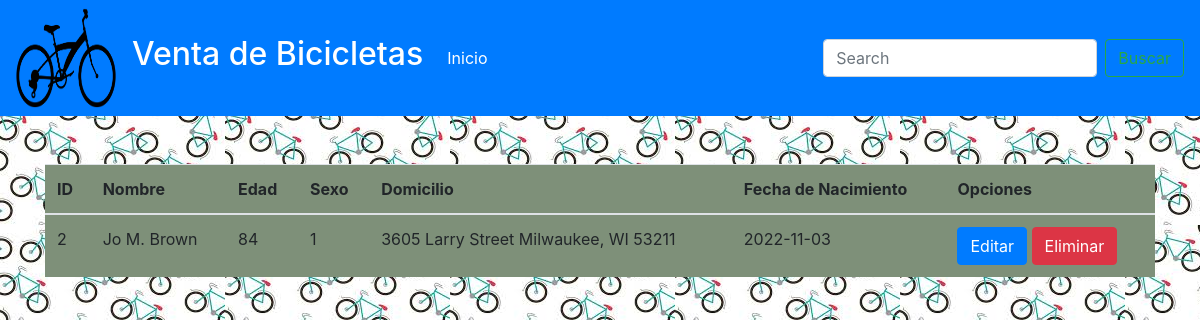
The page /bici/bici/PracticaWebDatos/resultadoBusqueda.php?termino=Jo M. Brown on the database its author committed.
### tables this page shows
CREATE TABLE `cliente` (
  `id` int(11) NOT NULL,
  `nombre` varchar(100) NOT NULL,
  `edad` int(11) NOT NULL,
  `sexo` bit(1) NOT NULL,
  `domicilio` varchar(100) NOT NULL,
  `fecha_nacimiento` date NOT NULL
);

### bici/bici/PracticaWebDatos/resultadoBusqueda.php (the view, shortened to what this page needs)
<!DOCTYPE html>
<html lang="en">
<head>
    <link rel="stylesheet" href="css/bootstrap.css">
</head>
<body  background="imagenes/fondo.jpg">
    <?php
        include 'conexion.php';
        include 'menu.php';
    ?>
        <div class="container">
        <div class="row">
        <div class="col-12">
    <?php
        if($_GET["termino"] == ""){
    ?>
        <br>
        <div class="alert alert-danger">No existen registros con ese término de búsqueda</div><br><br>
        <a href="consultarDatos.php">Regresar</a>
    <?php } else {
        $sql = "SELECT * from cliente WHERE nombre LIKE '%" . $_GET["termino"] . "%'";
        $usuarios = $conexion->query($sql);
        if($usuarios->num_rows == 0) {
            echo "<br><div class='alert alert-danger'>No existen registros con ese término de búsqueda</div><br><br>";
        } else {
    ?>
    <br><br>
        <table class="table table-hover">
            <thead>
                <th>ID</th>
                <th>Nombre</th>
                <th>Edad</th>
                <th>Sexo</th>
                <th>Domicilio</th>
                <th>Fecha de Nacimiento</th>
                <th>Opciones</th>
            </thead>
            <tbody>
                <?php while($row = $usuarios->fetch_assoc()) { ?>
                    <tr>
                        <td><?php echo $row["id"]; ?></td>
                        <td><?php echo $row["nombre"]; ?></td>
                        <td><?php echo $row["edad"]; ?></td>
                        <td><?php echo $row["sexo"]; ?></td>
                        <td><?php echo $row["domicilio"]; ?></td>
                        <td><?php echo $row["fecha_nacimiento"]; ?></td>
                        <td>
                            <a href="actualizarRegistro.php?id=<?php echo $row["id"]; ?>" class="btn btn-primary">Editar</a>
                            <a href="eliminarRegistro.php?id=<?php echo $row["id"]; ?>" class="btn btn-danger">Eliminar</a>
                        </td>
                    </tr>
                <?php } ?>
            </tbody>
        </table>
    <?php } } ?>
                </div></div></div>
</body>
</html>

### bici/bici/PracticaWebDatos/resultadoBusqueda.php (style rules this page uses)
th { background-color: #7E9079 ; }
td { background-color: #7E9079 ; }

### rows shown on the page
cliente: id "2", nombre "Jo M. Brown", edad "84", sexo "1", domicilio "3605 Larry Street Milwaukee, WI 53211", fecha_nacimiento "2022-11-03"
